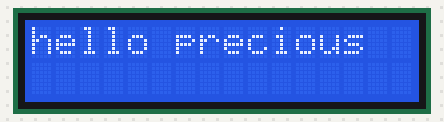
This sketch was run on a simulated Arduino Uno, built with avr-gcc and run on an emulated ATmega328P. Shown: 16×2 character LCD.

Above: at 0.1 s.
At 1.1 s:
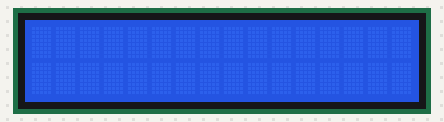

Measured:
- what the display in image 1 shows lasts 0.5 s, from 1.1 s to 1.6 s

The sketch:

LCD_DisplayCode.ino
```cpp
#include <LiquidCrystal.h>//declaring the lcd Library
LiquidCrystal lcd (12,11,10,9,8,7); //declaring the pin numbers of arduino pins corresponding with led pin which follow the order of(reg,enable,d1,d2,d3,d4).we are using it in 4 bit mode
//in terms of pin (RS,E,D4,D5,D6,D7)
void setup() {
  // put your setup code here, to run once:
lcd.begin(16,2);//set up LCD's number of columns and rows
lcd.clear();  //clears the screen
}


void loop() {
  // put your main code here, to run repeatedly:
  lcd.print("hello precious");//print the hello,world statement on lcd
  delay(1000); //wait for a second
  lcd.clear();//clear the screen
  delay(500);//wait for a second

}
```
